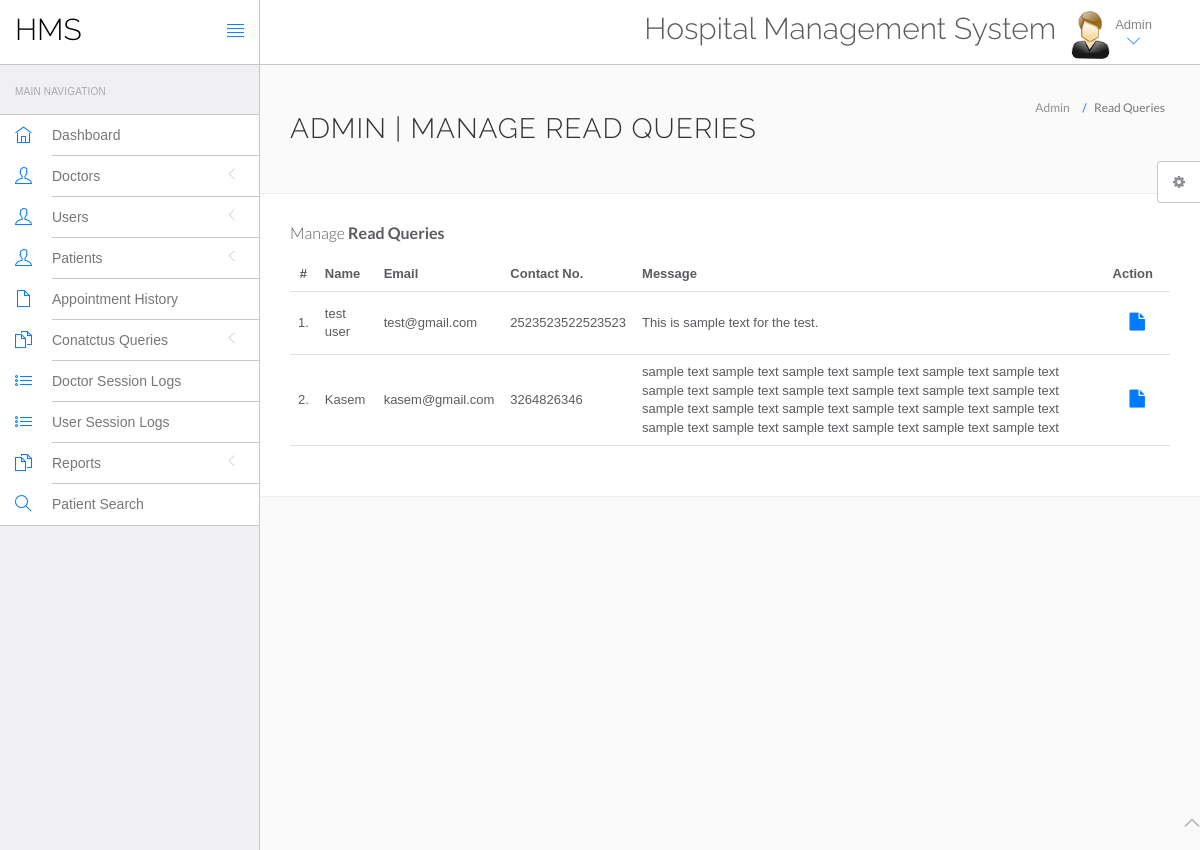
/hospital/hms/admin/read-query.php (signed in), run on the app's committed database.
### tables this page shows
CREATE TABLE `tblcontactus` (
  `id` int(11) NOT NULL,
  `fullname` varchar(255) DEFAULT NULL,
  `email` varchar(255) DEFAULT NULL,
  `contactno` bigint(12) DEFAULT NULL,
  `message` mediumtext,
  `PostingDate` timestamp NULL DEFAULT CURRENT_TIMESTAMP,
  `AdminRemark` mediumtext,
  `LastupdationDate` timestamp NULL DEFAULT NULL ON UPDATE CURRENT_TIMESTAMP,
  `IsRead` int(11) DEFAULT NULL
);

### hospital/hms/admin/read-query.php (the view, shortened to what this page needs)
<?php
include('include/config.php');
?>
<!DOCTYPE html>
<html lang="en">
	<head>
		<link rel="stylesheet" href="vendor/bootstrap/css/bootstrap.min.css">
		<link rel="stylesheet" href="vendor/fontawesome/css/font-awesome.min.css">
		<link rel="stylesheet" href="vendor/themify-icons/themify-icons.min.css">
		<link href="vendor/animate.css/animate.min.css" rel="stylesheet" media="screen">
		<link href="vendor/perfect-scrollbar/perfect-scrollbar.min.css" rel="stylesheet" media="screen">
		<link href="vendor/switchery/switchery.min.css" rel="stylesheet" media="screen">
		<link href="vendor/bootstrap-touchspin/jquery.bootstrap-touchspin.min.css" rel="stylesheet" media="screen">
		<link href="vendor/select2/select2.min.css" rel="stylesheet" media="screen">
		<link href="vendor/bootstrap-datepicker/bootstrap-datepicker3.standalone.min.css" rel="stylesheet" media="screen">
		<link href="vendor/bootstrap-timepicker/bootstrap-timepicker.min.css" rel="stylesheet" media="screen">
		<link rel="stylesheet" href="assets/css/styles.css">
		<link rel="stylesheet" href="assets/css/plugins.css">
		<link rel="stylesheet" href="assets/css/themes/theme-1.css" id="skin_color" />
	</head>
	<body>
		<div id="app">
<?php include('include/sidebar.php');?>
			<div class="app-content">
						<?php include('include/header.php');?>
				<div class="main-content" >
					<div class="wrap-content container" id="container">
						<section id="page-title">
							<div class="row">
								<div class="col-sm-8">
									<h1 class="mainTitle">Admin | Manage Read Queries</h1>
																	</div>
								<ol class="breadcrumb">
									<li>
										<span>Admin</span>
									</li>
									<li class="active">
										<span>Read Queries</span>
									</li>
								</ol>
							</div>
						</section>
						<div class="container-fluid container-fullw bg-white">
									<div class="row">
								<div class="col-md-12">
									<h5 class="over-title margin-bottom-15">Manage <span class="text-bold">Read Queries</span></h5>
									<table class="table table-hover" id="sample-table-1">
										<thead>
											<tr>
												<th class="center">#</th>
												<th>Name</th>
												<th class="hidden-xs">Email</th>
												<th>Contact No. </th>
												<th>Message </th>
												<th>Action</th>
											</tr>
										</thead>
										<tbody>
<?php
$sql=mysqli_query($con,"select * from tblcontactus where IsRead is not null");
$cnt=1;
while($row=mysqli_fetch_array($sql))
{
?>
											<tr>
												<td class="center"><?php echo $cnt;?>.</td>
												<td class="hidden-xs"><?php echo $row['fullname'];?></td>
												<td><?php echo $row['email'];?></td>
												<td><?php echo $row['contactno'];?></td>
												<td><?php echo $row['message'];?></td>
												<td >
												<div class="visible-md visible-lg hidden-sm hidden-xs">
							<a href="query-details.php?id=<?php echo $row['id'];?>" class="btn btn-transparent btn-lg" title="View Details"><i class="fa fa-file"></i></a>
												</div>
												</td>
											</tr>
											<?php
$cnt=$cnt+1;
											 }?>
										</tbody>
									</table>
								</div>
							</div>
								</div>
							</div>
						</div>
					</div>
				</div>
	<?php include('include/footer.php');?>
	<?php include('include/setting.php');?>
	</body>
</html>

### hospital/hms/admin/assets/css/themes/theme-1.css (style rules this page uses)
body { background: #FAFAFA; }

### data on the page
tblcontactus: fullname "test user", email "test@gmail.com", contactno "2523523522523523", message "This is sample text for the test."
tblcontactus: fullname "Kasem", email "kasem@gmail.com", contactno "3264826346", message "sample text sample text sample text sample text sample text sample text sample text sample text sample text sample text sample text sample text sample text sample text sample text sample text sample text sample text sample text sample text sample text sample text sample text sample text"
